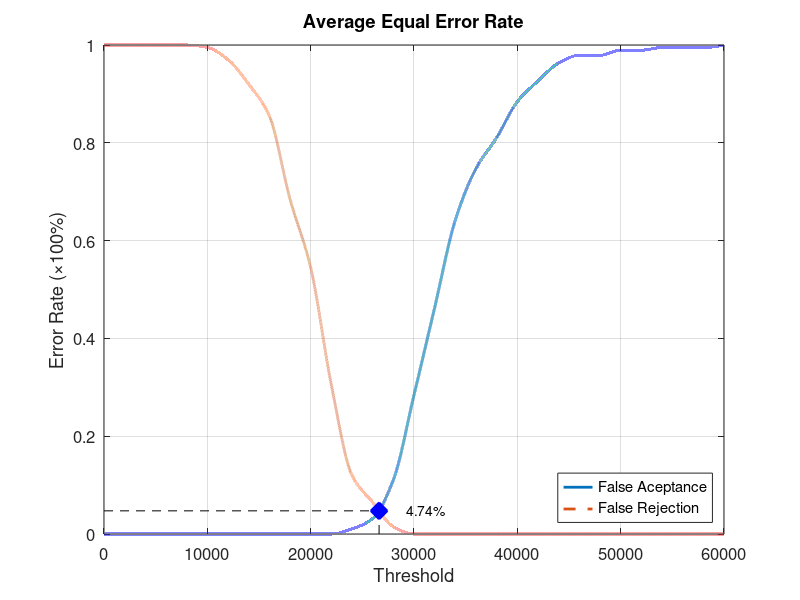
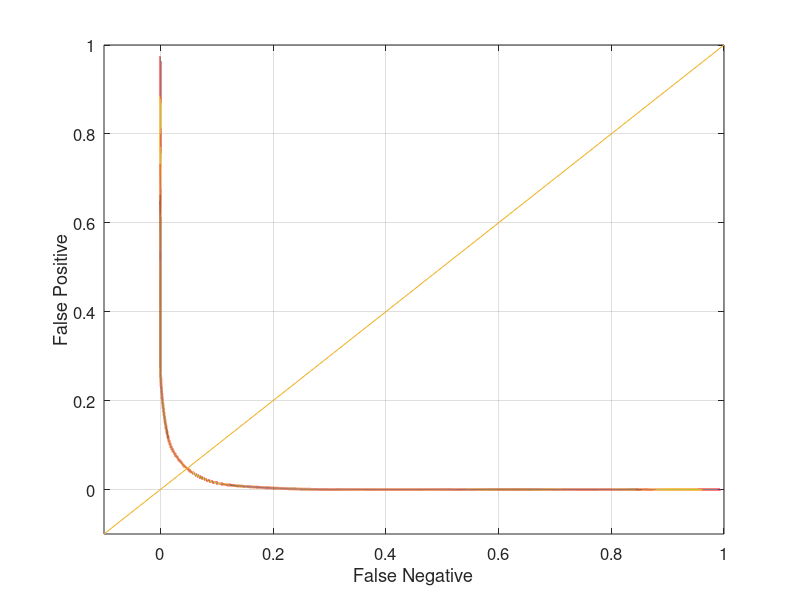

Recreate these plots in MATLAB, in order.
function yEER = Database4_3
close all;
clear;
clc;
x = 0:2000:60000;
xq = 0:0.5:60000;

y0 = [0 0 0 0 0 0 0 0 0 0 0 0 0.0105263 0.0315789 0.110526 0.284211 0.463158 0.642105 0.747368 0.810526 0.884211 0.926316 0.963158 0.978947 0.978947 0.989474 0.989474 0.994737 0.994737 0.994737 1];
yy0 = interp1(x, y0, xq, 'pchip');
y1 = [1 1 1 1 1 0.995 0.97 0.92 0.855 0.685 0.545 0.305 0.12 0.065 0.015 0 0 0 0 0 0 0 0 0 0 0 0 0 0 0 0];
yy1 = interp1(x, y1, xq, 'pchip');

% Calculating EER: 
y2 = abs(y0 - y1);
find(y2 == min(y2))
yy2 = abs(yy0 - yy1);
xEER = find(yy2 == min(yy2));
xEERIndex = xq(xEER) % X-axis EER
yEER = yy0(xEER) % Y-axis EER

main = figure
plot(xq, yy0,'-','LineWidth', 2);	hold on
plot(xq, yy1,'--','LineWidth', 2);	hold on
plot([xEERIndex xEERIndex], [0 yEER], 'k--');	hold on
plot([0 xEERIndex], [yEER yEER], 'k--');	hold on
plot(xEERIndex, yEER, 'bx', 'LineWidth', 10);	hold on
text(xEERIndex + 10 * xEERIndex / 100, yEER, [num2str(round((10000 * yEER)) / 100) '%'])
legend('False Aceptance', 'False Rejection', 'Location', 'SouthEast')
xlabel('Threshold')
ylabel('Error Rate (\times100%)')
title('Average Equal Error Rate')
set(gca, 'FontSize', 12)
axis([0 60000 0 1])
grid on

print(main, 'Database4_3Main', '-dpng');
FNRxFPR = figure('Color', [1 1 1]);
plot(yy1, yy0, '-', yy1, yy0, 'LineWidth', 2);
hold on
y = -0.1:0.1:1
plot(y, y); 
set(gca, 'FontSize', 12)
xlabel('False Negative')
ylabel('False Positive')
axis([-0.1 1 -0.1 1])
set(gca, 'FontSize', 12)
grid on

print(FNRxFPR, 'Database4_3FNRxFPR','-dpng');
end
